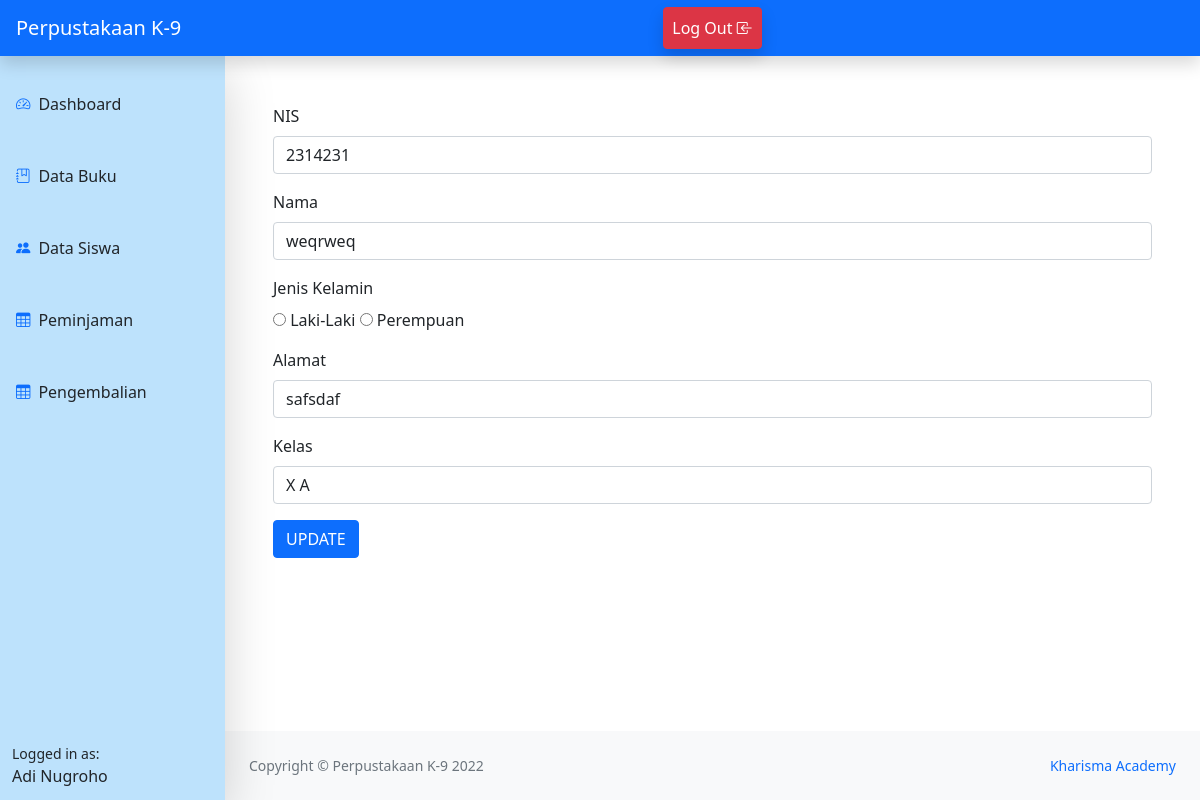
Page /edit_siswa.php?id=2314231 (signed in) on the committed database.
### tables this page shows
CREATE TABLE `petugas` (
  `nip` int(11) NOT NULL,
  `username` varchar(100) NOT NULL,
  `nama` char(100) DEFAULT NULL,
  `jenis_kelamin` enum('L','P') DEFAULT NULL,
  `alamat` varchar(100) DEFAULT NULL,
  `password` varchar(100) NOT NULL
);

CREATE TABLE `siswa` (
  `nis` int(11) NOT NULL,
  `nama` char(100) DEFAULT NULL,
  `jenis_kelamin` enum('L','P') DEFAULT NULL,
  `alamat` varchar(50) DEFAULT NULL,
  `id_kelas` int(11) DEFAULT NULL
);

### edit_siswa.php (the view, shortened to what this page needs)
<?php
include 'config.php';
include 'home_admin.php';
?>
<?php
    $id = $_GET['id'];
    $result = mysqli_query($db,"SELECT siswa.nis,siswa.nama,siswa.jenis_kelamin,siswa.alamat,kelas.nama_kelas from siswa inner join kelas on siswa.id_kelas=kelas.id_kelas WHERE nis='".$id."'");
    $data = mysqli_fetch_assoc($result)
    ?>
<!DOCTYPE html>
<html lang="en">
<head>
    <link rel="stylesheet" href="bootstrap/css/bootstrap.min.css">
    <link rel="stylesheet" href="https://cdn.jsdelivr.net/npm/bootstrap-icons@1.9.1/font/bootstrap-icons.css">
</head>
<body>
<main class="mb-5">
  <div class="container-fluid">
  <div class="container mt-5">
<form action="" method="POST" enctype="multipart/form-data">
  <div class="mb-3">
    <label class="form-label">NIS</label>
    <input type="number" class="form-control" name="nis" value="<?php echo $_GET['id'];?>" placeholder="">
  </div>
  <div class="mb-3">
    <label class="form-label">Nama</label>
    <input type="text" class="form-control"  value="<?php echo $data['nama'];?>" name="nama" >
  </div>
  <div class="mb-3">
    <label class="form-label">Jenis Kelamin</label>
    <br>
    <input name="gender" type="radio" value="Laki-laki" <?php if($data['jenis_kelamin']=='Laki-laki') echo 'checked'?>
> Laki-Laki
        <input name="gender" type="radio" value="Perempuan"<?php if($data['jenis_kelamin']=='Perempuan') echo 'checked'?>
> Perempuan
  </div>
  <div class="mb-3">
    <label class="form-label">Alamat</label>
    <input type="text" class="form-control" value="<?php echo $data['alamat'];?>" name="alamat" >
  </div>
  <div class="mb-3">
    <label class="form-label">Kelas</label>
    <select class="form-control" name="kelas" >
    <?php
        $sql = mysqli_query($db, "SELECT * from kelas");
        while ($data= mysqli_fetch_array($sql)) {
    ?>
        <option name="jurusan"value="<?php echo $data['id_kelas'] ?>" ><?php echo $data['nama_kelas'] ?></option>
          <?php
          }?>
    </select>
  </div>
  <button type="submit" class="btn btn-primary" name="update">UPDATE</button>
</form>
</div>
  </div>
</main>
<?php include "footer.php"; ?>
</body>
</html>

### home_admin.php (shortened to what this page needs)
<?php
include ('config.php');
$id = $_SESSION['id'];
$sql = mysqli_query($db,"SELECT * FROM petugas WHERE nip = $id");
$name = mysqli_fetch_assoc($sql);
?>
<!DOCTYPE html>
<html lang="en">
<head>
    <link rel="stylesheet" href="../css/bootstrap.rtl.css">
    <link rel="stylesheet" href="bootstrap/css/bootstrap.min.css">
    <link rel="stylesheet" href="https://cdn.jsdelivr.net/npm/bootstrap-icons@1.9.1/font/bootstrap-icons.css">
    <link rel="stylesheet" href="style1.css">
</head>
<body>
        <nav class="sb-topnav navbar navbar-expand navbar-dark bg-primary shadow">
            <a class="navbar-brand ps-3" href="index.html">Perpustakaan K-9</a>
            <ul class="navbar-nav ms-auto pe-5">
                <li class="nav-item ms-auto">
                    <a class="btn btn-danger shadow text-white nav-link" id="navbarDropdown" href="logout.php">Log Out <span class="bi-box-arrow-in-left"></span></a>
                </li>
            </ul>
        </nav>
        <div id="layoutSidenav">
            <div id="layoutSidenav_nav">
                <nav class="sb-sidenav accordion sb-sidenav-light shadow-lg"  style="background-color: #bde2fc;" id="sidenavAccordion">
                    <div class="sb-sidenav-menu">
                        <div class="nav">
                            <a class="nav-link my-4" href="dashboard.php">
                                <div class="sb-nav-link-icon"><span class="text-primary bi-speedometer2"></span></div>
                                Dashboard
                            </a>
                            <a class="nav-link mb-4 " href="data_buku.php" >
                                <div class="sb-nav-link-icon"><span class="text-primary bi-journal-bookmark"></span></div>
                                Data Buku
                            </a>
                            <a class="nav-link mb-4 " href="data_siswa.php" >
                                <div class="sb-nav-link-icon"><span class="text-primary bi-people-fill"></span></div>
                                Data Siswa
                            </a>
                            <a class="nav-link mb-4 " href="peminjaman.php" >
                                <div class="sb-nav-link-icon"><span class="text-primary bi-table"></span></div>
                                Peminjaman
                            </a>
                            <a class="nav-link mb-4 " href="pengembalian.php" >
                                <div class="sb-nav-link-icon"><span class="text-primary bi-table"></span></div>
                                Pengembalian
                            </a>
                        </div>
                    </div>
                    <div class="sb-sidenav-footer" style="background-color: #bde2fc;">
                        <div class="small">Logged in as:</div>
                        <?= ucwords( $name['nama']);?>
                    </div>
                </nav>
            </div>
            <div id="layoutSidenav_content">
</body>
</html>

### rows in the picture
petugas: nama "Adi Nugroho"
siswa: nama "weqrweq", alamat "safsdaf"

### other values in the picture
form field kelas "X A"
